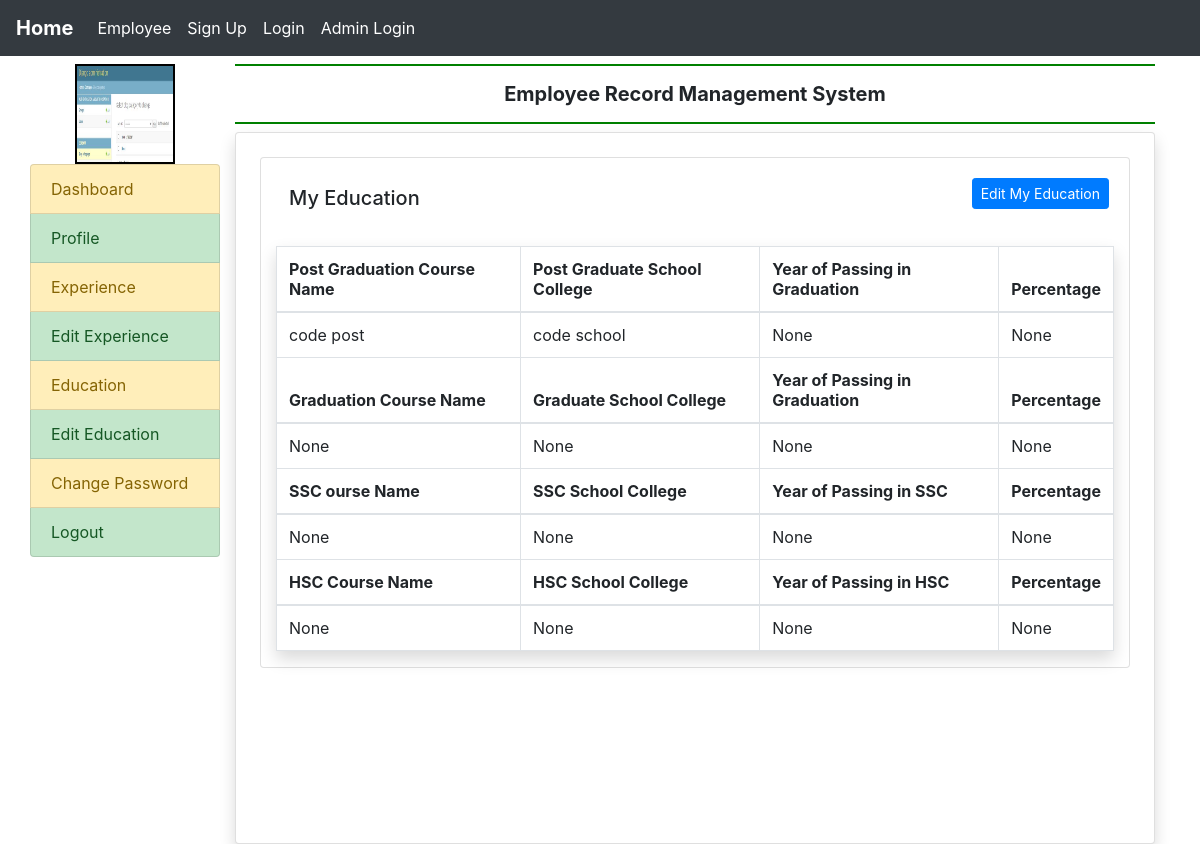
/myeducation/ (signed in), run on the app's committed database.
### recordapp/models.py (models this page shows, shortened)
class EmployeeEducation(models.Model):
    user = models.ForeignKey(User, on_delete=models.CASCADE)
    coursepg = models.CharField(max_length=100, null=True)
    schoolclgpg = models.CharField(max_length=200, null=True)
    yearofpassingpg = models.CharField(max_length=20, null=True)
    percentagepg = models.CharField(max_length=30, null=True)
    coursegra = models.CharField(max_length=100, null=True)
    schoolclggra = models.CharField(max_length=200, null=True)
    yearofpassinggra = models.CharField(max_length=20, null=True)
    percentagepggra = models.CharField(max_length=30, null=True)
    coursessc = models.CharField(max_length=100, null=True)
    schoolclgssc = models.CharField(max_length=200, null=True)
    yearofpassingssc = models.CharField(max_length=20, null=True)
    percentagepgssc = models.CharField(max_length=30, null=True)
    coursehsc = models.CharField(max_length=100, null=True)
    schoolclghsc = models.CharField(max_length=200, null=True)
    yearofpassinghsc = models.CharField(max_length=20, null=True)
    percentagehsc = models.CharField(max_length=30, null=True)
    gender = models.CharField(max_length=50, null=True)
    joindate = models.DateField(null=True)

### recordapp/views.py (the view)
# urls.py: path('myeducation/', my_education, name='my_education'),
def my_education(request):
    if not request.user.is_authenticated:
        return redirect('login')
    user = request.user
    education = EmployeeEducation.objects.get(user=user)
    return render(request, 'my_education.html', locals())

### recordapp/templates/my_education.html
{% extends 'base.html' %} {% block main%}
<div class="card m-1">
  <div class="card-body">
    <a
      href="{% url 'edit_myeducation' %}"
      class="btn btn-primary float-right btn btn-sm"
      >Edit My Education</a
    >
    <h5 class="p-2" style="border-bottom: 2px solid danger">My Education</h5>
  </div>
  <div class="container-fluid">
    <table class="table table-bordered shadow">
      <thead>
        <tr>
          <th>Post Graduation Course Name</th>
          <th>Post Graduate School College</th>
          <th>Year of Passing in Graduation</th>
          <th>Percentage</th>
        </tr>
      </thead>
      <tbody>
        <tr>
          <td scope="row">{{education.coursepg}}</td>
          <td scope="row">{{education.schoolclgpg}}</td>
          <td scope="row">{{education.yearofpassingpg}}</td>
          <td scope="row">{{education.percentagepg}}</td>
        </tr>
      </tbody>
      <thead>
        <tr>
          <th>Graduation Course Name</th>
          <th>Graduate School College</th>
          <th>Year of Passing in Graduation</th>
          <th>Percentage</th>
        </tr>
      </thead>
      <tbody>
        <tr>
          <td scope="row">{{education.coursegra}}</td>
          <td scope="row">{{education.schoolclggra}}</td>
          <td scope="row">{{education.yearofpassinggra}}</td>
          <td scope="row">{{education.percentagepggra}}</td>
        </tr>
      </tbody>
      <thead>
        <tr>
          <th>SSC ourse Name</th>
          <th>SSC School College</th>
          <th>Year of Passing in SSC</th>
          <th>Percentage</th>
        </tr>
      </thead>
      <tbody>
        <tr>
          <td scope="row">{{education.coursessc}}</td>
          <td scope="row">{{education.schoolclgssc}}</td>
          <td scope="row">{{education.yearofpassingssc}}</td>
          <td scope="row">{{education.percentagepgssc}}</td>
        </tr>
      </tbody>
      <thead>
        <tr>
          <th>HSC Course Name</th>
          <th>HSC School College</th>
          <th>Year of Passing in HSC</th>
          <th>Percentage</th>
        </tr>
      </thead>
      <tbody>
        <tr>
          <td scope="row">{{education.coursehsc}}</td>
          <td scope="row">{{education.schoolclghsc}}</td>
          <td scope="row">{{education.yearofpassinghsc}}</td>
          <td scope="row">{{education.percentagehsc}}</td>
        </tr>
      </tbody>
    </table>
  </div>
</div>
{% endblock %}

### data on the page
EmployeeEducation: coursepg "code post", schoolclgpg "code school", yearofpassingpg "None", percentagepg "None", coursegra "None", schoolclggra "None", yearofpassinggra "None", percentagepggra "None", coursessc "None", schoolclgssc "None", yearofpassingssc "None", percentagepgssc "None", coursehsc "None", schoolclghsc "None", yearofpassinghsc "None", percentagehsc "None"
